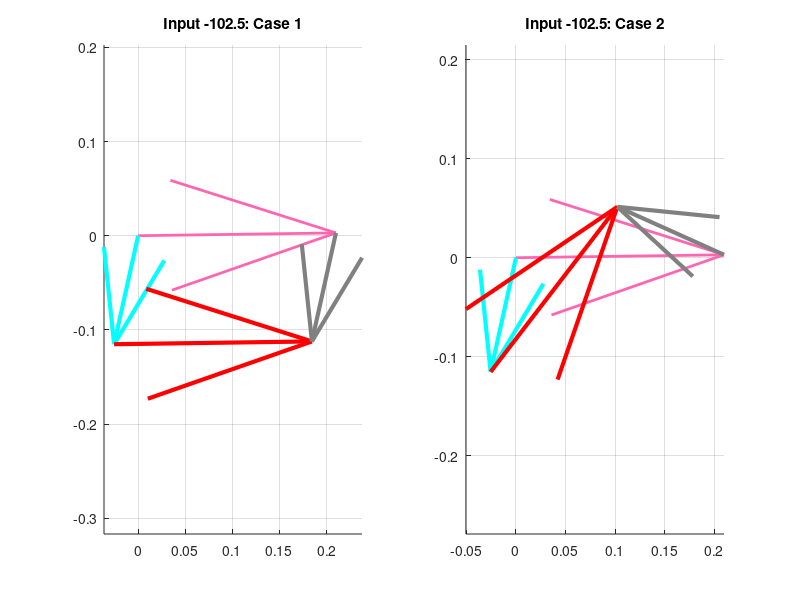
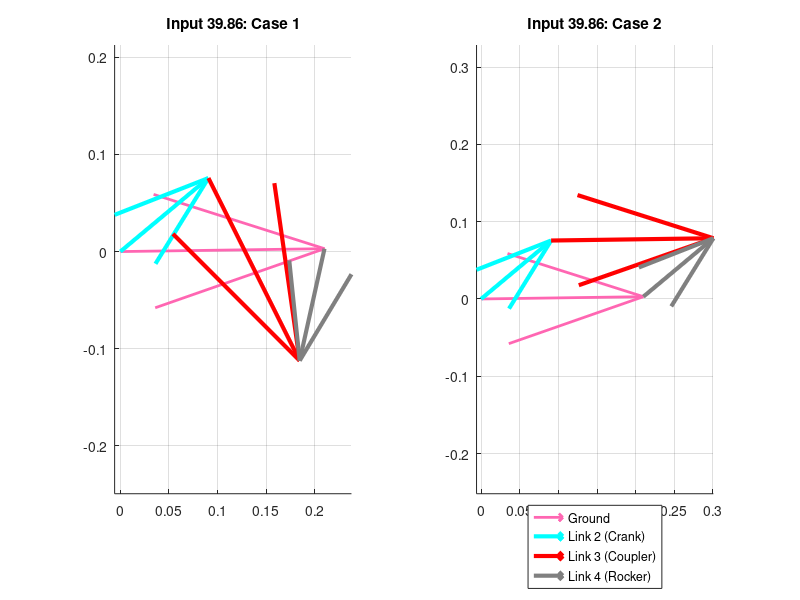

Here is the MATLAB script that generated these plots, in order:
clear all
close all
clc

% ==========================================
% 1. PARAMETERS & INPUT
% ==========================================
L1 = 0.210; % Ground (Pink) - d
L2 = 0.118; % Crank (Cyan) - a (Input Link from Loop 1)
L3 = 0.210; % Coupler (Red) - b
L4 = 0.118; % Rocker (Grey) - c

% Assign canonical names
d = L1;
a = L2;
b = L3;
c = L4;

% Ground Offset
theta1_deg = 0.81;
theta1 = deg2rad(theta1_deg);

% Norton's K Constants (Fixed for the mechanism)
K1 = d/a;
K2 = d/c;
K3 = (a^2 - b^2 + c^2 + d^2)/(2*a*c);

% #########################################################################
% PART A: Analysis for Input Theta 2 = -102.5000 deg
% #########################################################################

% --- INPUT 1 ---
q2_global_A = -102.5000;
q2_A = deg2rad(q2_global_A) - theta1; % Local Angle

% --- CALCULATION INPUT 1 (Find q4 given q2) ---
A_A = cos(q2_A) - K1 - K2*cos(q2_A) + K3;
B_A = -2*sin(q2_A);
C_A = K1 - (K2+1)*cos(q2_A) + K3;

det_val_A = B_A^2 - 4*A_A*C_A;
if det_val_A < 0
    error('No real solution for Input A');
end

% Solve for q4 (2 Cases)
q4_sol1_A = 2*atan((-B_A + sqrt(det_val_A))/(2*A_A)); 
q4_sol2_A = 2*atan((-B_A - sqrt(det_val_A))/(2*A_A));

% Calculate q3 using Vector Sum Logic
% Case 1 (Config 1)
Vec3_1_A = c*exp(1j*q4_sol1_A) + d - a*exp(1j*q2_A);
q3_sol1_A = angle(Vec3_1_A);

% Case 2 (Config 2)
Vec3_2_A = c*exp(1j*q4_sol2_A) + d - a*exp(1j*q2_A);
q3_sol2_A = angle(Vec3_2_A);

% --- CONVERT TO GLOBAL INPUT 1 ---
q3_1g_A = q3_sol1_A + theta1;
q4_1g_A = q4_sol1_A + theta1;

q3_2g_A = q3_sol2_A + theta1;
q4_2g_A = q4_sol2_A + theta1;

q2g_A = q2_A + theta1;

fprintf('--- Results for Input -102.5 deg ---\n');
fprintf('Case 1: Theta3 = %.4f deg, Theta4 = %.4f deg\n', rad2deg(q3_1g_A), rad2deg(q4_1g_A));
fprintf('Case 2: Theta3 = %.4f deg, Theta4 = %.4f deg\n', rad2deg(q3_2g_A), rad2deg(q4_2g_A));

% --- PLOTTING INPUT 1 ---
figure('Name', 'Loop 2 Analysis: Input -102.5 deg');

% Subplot 1: Case 1
subplot(1, 2, 1); hold on; axis equal; grid on;
RA_1A = a*exp(1j*q2g_A);
RBA_1A = b*exp(1j*q3_1g_A);
RB_1A = RA_1A + RBA_1A;
RO4O2 = d*exp(1j*theta1);

O2x=0; O2y=0;
O4x=real(RO4O2); O4y=imag(RO4O2);
Ax_1A=real(RA_1A); Ay_1A=imag(RA_1A);
Bx_1A=real(RB_1A); By_1A=imag(RB_1A);

quiver(O2x, O2y, O4x-O2x, O4y-O2y, 0, 'Color', [1 0.4 0.7], 'LineWidth', 2, 'MaxHeadSize', 0.5); % Ground (Pink)
quiver(O2x, O2y, Ax_1A-O2x, Ay_1A-O2y, 0, 'c', 'LineWidth', 3, 'MaxHeadSize', 0.5); % Link 2 (Cyan)
quiver(Ax_1A, Ay_1A, Bx_1A-Ax_1A, By_1A-Ay_1A, 0, 'r', 'LineWidth', 3, 'MaxHeadSize', 0.5); % Link 3 (Red)
quiver(O4x, O4y, Bx_1A-O4x, By_1A-O4y, 0, 'Color', [0.5 0.5 0.5], 'LineWidth', 3, 'MaxHeadSize', 0.5); % Link 4 (Grey)
title('Input -102.5: Case 1');

% Subplot 2: Case 2
subplot(1, 2, 2); hold on; axis equal; grid on;
RA_2A = a*exp(1j*q2g_A);
RBA_2A = b*exp(1j*q3_2g_A);
RB_2A = RA_2A + RBA_2A;

Ax_2A=real(RA_2A); Ay_2A=imag(RA_2A);
Bx_2A=real(RB_2A); By_2A=imag(RB_2A);

quiver(O2x, O2y, O4x-O2x, O4y-O2y, 0, 'Color', [1 0.4 0.7], 'LineWidth', 2, 'MaxHeadSize', 0.5); % Ground
quiver(O2x, O2y, Ax_2A-O2x, Ay_2A-O2y, 0, 'c', 'LineWidth', 3, 'MaxHeadSize', 0.5); % Link 2
quiver(Ax_2A, Ay_2A, Bx_2A-Ax_2A, By_2A-Ay_2A, 0, 'r', 'LineWidth', 3, 'MaxHeadSize', 0.5); % Link 3
quiver(O4x, O4y, Bx_2A-O4x, By_2A-O4y, 0, 'Color', [0.5 0.5 0.5], 'LineWidth', 3, 'MaxHeadSize', 0.5); % Link 4
title('Input -102.5: Case 2');


% #########################################################################
% PART B: Analysis for Input Theta 2 = 39.8576 deg
% #########################################################################

% --- INPUT 2 ---
q2_global_B = 39.8576;
q2_B = deg2rad(q2_global_B) - theta1; % Local Angle

% --- CALCULATION INPUT 2 ---
A_B = cos(q2_B) - K1 - K2*cos(q2_B) + K3;
B_B = -2*sin(q2_B);
C_B = K1 - (K2+1)*cos(q2_B) + K3;

det_val_B = B_B^2 - 4*A_B*C_B;
if det_val_B < 0
    error('No real solution for Input B');
end

% Solve for q4
q4_sol1_B = 2*atan((-B_B + sqrt(det_val_B))/(2*A_B)); 
q4_sol2_B = 2*atan((-B_B - sqrt(det_val_B))/(2*A_B));

% Calculate q3
Vec3_1_B = c*exp(1j*q4_sol1_B) + d - a*exp(1j*q2_B);
q3_sol1_B = angle(Vec3_1_B);

Vec3_2_B = c*exp(1j*q4_sol2_B) + d - a*exp(1j*q2_B);
q3_sol2_B = angle(Vec3_2_B);

% --- CONVERT TO GLOBAL INPUT 2 ---
q3_1g_B = q3_sol1_B + theta1;
q4_1g_B = q4_sol1_B + theta1;

q3_2g_B = q3_sol2_B + theta1;
q4_2g_B = q4_sol2_B + theta1;

q2g_B = q2_B + theta1;

fprintf('\n--- Results for Input 39.8576 deg ---\n');
fprintf('Case 1: Theta3 = %.4f deg, Theta4 = %.4f deg\n', rad2deg(q3_1g_B), rad2deg(q4_1g_B));
fprintf('Case 2: Theta3 = %.4f deg, Theta4 = %.4f deg\n', rad2deg(q3_2g_B), rad2deg(q4_2g_B));

% --- PLOTTING INPUT 2 ---
figure('Name', 'Loop 2 Analysis: Input 39.8576 deg');

% Subplot 1: Case 1
subplot(1, 2, 1); hold on; axis equal; grid on;
RA_1B = a*exp(1j*q2g_B);
RBA_1B = b*exp(1j*q3_1g_B);
RB_1B = RA_1B + RBA_1B;

Ax_1B=real(RA_1B); Ay_1B=imag(RA_1B);
Bx_1B=real(RB_1B); By_1B=imag(RB_1B);

quiver(O2x, O2y, O4x-O2x, O4y-O2y, 0, 'Color', [1 0.4 0.7], 'LineWidth', 2, 'MaxHeadSize', 0.5); % Ground
quiver(O2x, O2y, Ax_1B-O2x, Ay_1B-O2y, 0, 'c', 'LineWidth', 3, 'MaxHeadSize', 0.5); % Link 2
quiver(Ax_1B, Ay_1B, Bx_1B-Ax_1B, By_1B-Ay_1B, 0, 'r', 'LineWidth', 3, 'MaxHeadSize', 0.5); % Link 3
quiver(O4x, O4y, Bx_1B-O4x, By_1B-O4y, 0, 'Color', [0.5 0.5 0.5], 'LineWidth', 3, 'MaxHeadSize', 0.5); % Link 4
title('Input 39.86: Case 1');

% Subplot 2: Case 2
subplot(1, 2, 2); hold on; axis equal; grid on;
RA_2B = a*exp(1j*q2g_B);
RBA_2B = b*exp(1j*q3_2g_B);
RB_2B = RA_2B + RBA_2B;

Ax_2B=real(RA_2B); Ay_2B=imag(RA_2B);
Bx_2B=real(RB_2B); By_2B=imag(RB_2B);

quiver(O2x, O2y, O4x-O2x, O4y-O2y, 0, 'Color', [1 0.4 0.7], 'LineWidth', 2, 'MaxHeadSize', 0.5); % Ground
quiver(O2x, O2y, Ax_2B-O2x, Ay_2B-O2y, 0, 'c', 'LineWidth', 3, 'MaxHeadSize', 0.5); % Link 2
quiver(Ax_2B, Ay_2B, Bx_2B-Ax_2B, By_2B-Ay_2B, 0, 'r', 'LineWidth', 3, 'MaxHeadSize', 0.5); % Link 3
quiver(O4x, O4y, Bx_2B-O4x, By_2B-O4y, 0, 'Color', [0.5 0.5 0.5], 'LineWidth', 3, 'MaxHeadSize', 0.5); % Link 4
title('Input 39.86: Case 2');

% Legend (Optional)
legend('Ground', 'Link 2 (Crank)', 'Link 3 (Coupler)', 'Link 4 (Rocker)', 'Location', 'southoutside');
